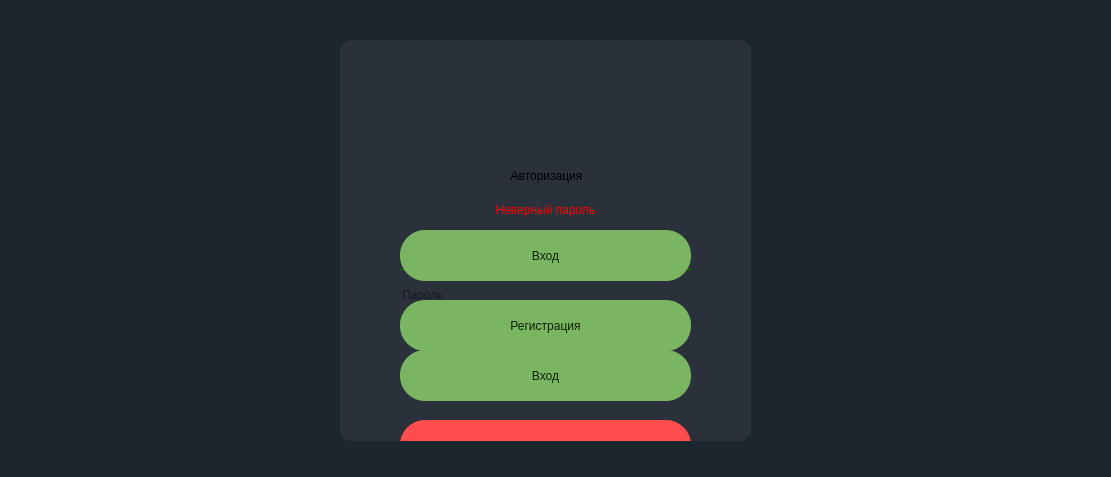
<?xml version="1.0" encoding="UTF-8"?>
<ui version="4.0">
 <class>Authentication</class>
 <widget class="QDialog" name="Authentication">
  <property name="geometry">
   <rect>
    <x>0</x>
    <y>0</y>
    <width>1111</width>
    <height>477</height>
   </rect>
  </property>
  <property name="windowTitle">
   <string>Dialog</string>
  </property>
  <property name="styleSheet">
   <string notr="true">background-color: #1c262f;</string>
  </property>
  <widget class="QWidget" name="widget" native="true">
   <property name="geometry">
    <rect>
     <x>340</x>
     <y>40</y>
     <width>411</width>
     <height>401</height>
    </rect>
   </property>
   <property name="styleSheet">
    <string notr="true">QWidget{
 border-radius:12px;
 background-color: #2a313b;;
}
QPushButton {
	background-color:#7ab561;
    border-radius:25px;
    color:#0e1f08;
    font: 700 12pt &quot;Segoe UI&quot;;
}

QPushButton:hover {
	border:1px solid white;
	color:white;
	font: 700 13pt &quot;Segoe UI&quot;;
}</string>
   </property>
   <widget class="QLabel" name="label">
    <property name="geometry">
     <rect>
      <x>170</x>
      <y>60</y>
      <width>71</width>
      <height>61</height>
     </rect>
    </property>
    <property name="styleSheet">
     <string notr="true"/>
    </property>
    <property name="text">
     <string/>
    </property>
    <property name="pixmap">
     <pixmap>C:/Users/SAFA/Downloads/Remove-bg.ai_1732554787738.png</pixmap>
    </property>
   </widget>
   <widget class="QPushButton" name="entrance_button">
    <property name="geometry">
     <rect>
      <x>60</x>
      <y>190</y>
      <width>291</width>
      <height>51</height>
     </rect>
    </property>
    <property name="styleSheet">
     <string notr="true">QPushButton :hover {
	border:1px solid white;
}
QPushButton {
	font: 700 13pt &quot;Segoe UI&quot;;
}</string>
    </property>
    <property name="text">
     <string>Вход</string>
    </property>
   </widget>
   <widget class="QPushButton" name="register_button">
    <property name="geometry">
     <rect>
      <x>60</x>
      <y>260</y>
      <width>291</width>
      <height>51</height>
     </rect>
    </property>
    <property name="styleSheet">
     <string notr="true">QPushButton :hover {
	border:1px solid white;
}
QPushButton {
	font: 700 13pt &quot;Segoe UI&quot;;
}</string>
    </property>
    <property name="text">
     <string>Регистрация</string>
    </property>
   </widget>
   <widget class="QLabel" name="text_label">
    <property name="geometry">
     <rect>
      <x>51</x>
      <y>120</y>
      <width>311</width>
      <height>31</height>
     </rect>
    </property>
    <property name="styleSheet">
     <string notr="true">font: 700 18pt &quot;Segoe UI&quot;;
</string>
    </property>
    <property name="text">
     <string>Авторизация</string>
    </property>
    <property name="alignment">
     <set>Qt::AlignmentFlag::AlignCenter</set>
    </property>
   </widget>
   <widget class="QLineEdit" name="password_linedit">
    <property name="geometry">
     <rect>
      <x>60</x>
      <y>230</y>
      <width>291</width>
      <height>51</height>
     </rect>
    </property>
    <property name="styleSheet">
     <string notr="true">QLineEdit {
     border-bottom: 2px solid green;
    border-radius: 0;
	padding-right:35px;
}


/* Стиль текста placeholder */
QLineEdit[placeholderText]:focus {
	border-bottom:2px solid #3dffa9;
}</string>
    </property>
    <property name="text">
     <string/>
    </property>
    <property name="echoMode">
     <enum>QLineEdit::EchoMode::Password</enum>
    </property>
    <property name="placeholderText">
     <string>Пароль</string>
    </property>
   </widget>
   <widget class="QPushButton" name="cancel_button">
    <property name="enabled">
     <bool>true</bool>
    </property>
    <property name="geometry">
     <rect>
      <x>60</x>
      <y>380</y>
      <width>291</width>
      <height>51</height>
     </rect>
    </property>
    <property name="styleSheet">
     <string notr="true">QPushButton :hover {
	border:1px solid white;
}
QPushButton {
	background-color:#ff4c4c;
}</string>
    </property>
    <property name="text">
     <string>Отмена</string>
    </property>
    <property name="checkable">
     <bool>false</bool>
    </property>
   </widget>
   <widget class="QPushButton" name="show_password_button">
    <property name="geometry">
     <rect>
      <x>320</x>
      <y>245</y>
      <width>30</width>
      <height>30</height>
     </rect>
    </property>
    <property name="styleSheet">
     <string notr="true">background-color:transparent;
border:none;</string>
    </property>
    <property name="text">
     <string/>
    </property>
    <property name="iconSize">
     <size>
      <width>30</width>
      <height>30</height>
     </size>
    </property>
    <property name="autoDefault">
     <bool>true</bool>
    </property>
   </widget>
   <widget class="QLabel" name="error_label">
    <property name="geometry">
     <rect>
      <x>40</x>
      <y>160</y>
      <width>331</width>
      <height>20</height>
     </rect>
    </property>
    <property name="styleSheet">
     <string notr="true">font: 700 12pt &quot;Segoe UI&quot;;
color:red;</string>
    </property>
    <property name="text">
     <string>Неверный пароль</string>
    </property>
    <property name="alignment">
     <set>Qt::AlignmentFlag::AlignCenter</set>
    </property>
   </widget>
   <widget class="QLineEdit" name="login_linedit">
    <property name="geometry">
     <rect>
      <x>60</x>
      <y>180</y>
      <width>291</width>
      <height>51</height>
     </rect>
    </property>
    <property name="styleSheet">
     <string notr="true">QLineEdit {
     border-bottom: 2px solid green;
    border-radius: 0;
	padding-right:35px;
}


/* Стиль текста placeholder */
QLineEdit[placeholderText]:focus {
	border-bottom:2px solid #3dffa9;
}</string>
    </property>
    <property name="text">
     <string/>
    </property>
    <property name="echoMode">
     <enum>QLineEdit::EchoMode::Normal</enum>
    </property>
    <property name="placeholderText">
     <string>Логин</string>
    </property>
   </widget>
   <widget class="QPushButton" name="enter_button">
    <property name="geometry">
     <rect>
      <x>60</x>
      <y>310</y>
      <width>291</width>
      <height>51</height>
     </rect>
    </property>
    <property name="styleSheet">
     <string notr="true">QPushButton :hover {
	border:1px solid white;
}</string>
    </property>
    <property name="text">
     <string>Вход</string>
    </property>
   </widget>
   <zorder>login_linedit</zorder>
   <zorder>password_linedit</zorder>
   <zorder>label</zorder>
   <zorder>entrance_button</zorder>
   <zorder>register_button</zorder>
   <zorder>text_label</zorder>
   <zorder>cancel_button</zorder>
   <zorder>show_password_button</zorder>
   <zorder>error_label</zorder>
   <zorder>enter_button</zorder>
  </widget>
 </widget>
 <resources/>
 <connections/>
</ui>
